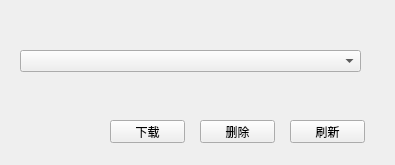
<?xml version="1.0" encoding="UTF-8"?>
<ui version="4.0">
 <class>Form</class>
 <widget class="QWidget" name="Form">
  <property name="geometry">
   <rect>
    <x>0</x>
    <y>0</y>
    <width>395</width>
    <height>165</height>
   </rect>
  </property>
  <property name="windowTitle">
   <string>Form</string>
  </property>
  <widget class="QPushButton" name="pushButton">
   <property name="geometry">
    <rect>
     <x>290</x>
     <y>120</y>
     <width>75</width>
     <height>23</height>
    </rect>
   </property>
   <property name="text">
    <string>刷新</string>
   </property>
  </widget>
  <widget class="QPushButton" name="pushButton_2">
   <property name="geometry">
    <rect>
     <x>200</x>
     <y>120</y>
     <width>75</width>
     <height>23</height>
    </rect>
   </property>
   <property name="text">
    <string>删除</string>
   </property>
  </widget>
  <widget class="QPushButton" name="pushButton_3">
   <property name="geometry">
    <rect>
     <x>110</x>
     <y>120</y>
     <width>75</width>
     <height>23</height>
    </rect>
   </property>
   <property name="text">
    <string>下载</string>
   </property>
  </widget>
  <widget class="QComboBox" name="comboBox">
   <property name="geometry">
    <rect>
     <x>20</x>
     <y>50</y>
     <width>341</width>
     <height>22</height>
    </rect>
   </property>
  </widget>
 </widget>
 <resources/>
 <connections/>
</ui>
